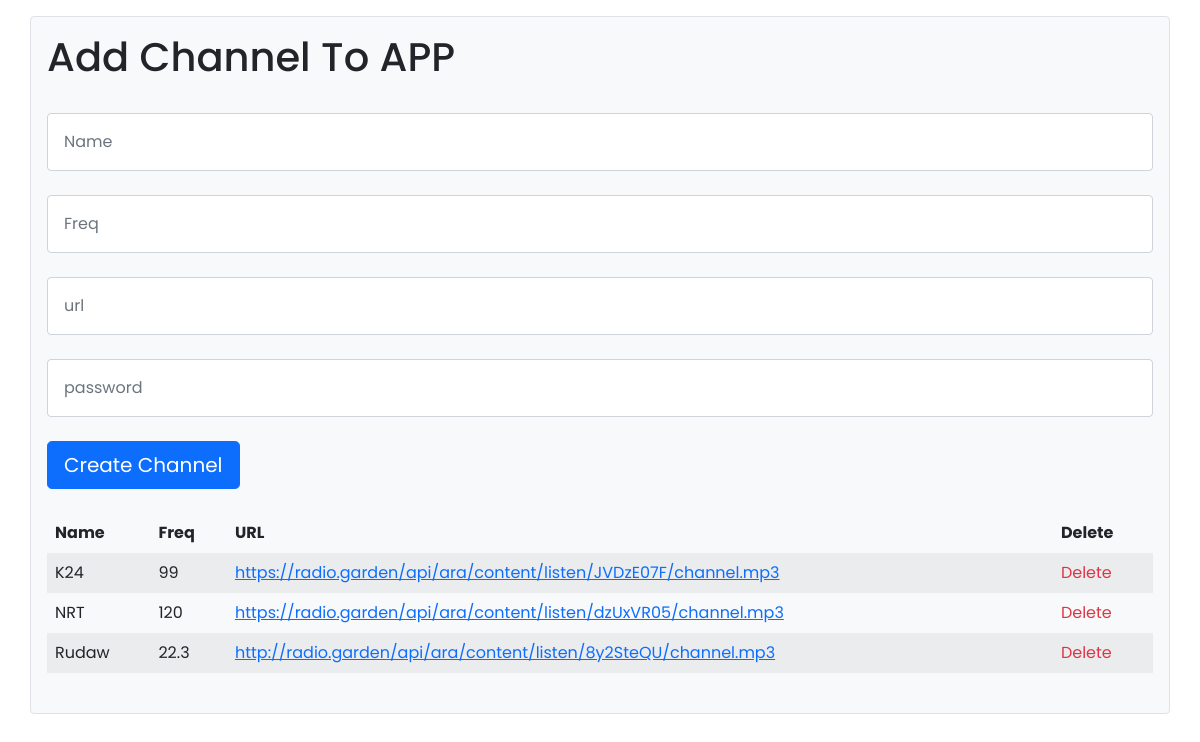
The page /api/index.php on the database its author committed.
### tables this page shows
CREATE TABLE `radio` (
  `id` int(11) NOT NULL,
  `name` varchar(255) NOT NULL,
  `freq` float NOT NULL,
  `url` text NOT NULL
);

### api/index.php (the view, shortened to what this page needs)
<?php include 'includes/nav.php';?>
<div class="container bg-light p-3 my-3 rounded border">
<h1>Add Channel To APP</h1>
<br>
<form action="index.php" method="post">
    <input type="text" placeholder="Name" name="name" class="form-control p-3 ">
    <br>
    <input type="text" placeholder="Freq" name="freq" class="form-control p-3">
    <br>
    <input type="text" placeholder="url" name="url" class="form-control p-3">
    <br>
    <input type="password" placeholder="password" name="password" class="form-control p-3">
    <br>
    <button name="submit" class="btn btn-primary btn-lg">Create Channel</button>
</form>
<table class="table table-borderless table-striped table-hover my-4">
  <thead>
    <tr>
      <th scope="col">Name</th>
      <th scope="col">Freq</th>
      <th scope="col">URL</th>
      <th scope="col">Delete</th>
    </tr>
  </thead>
  <tbody>
      <?php
$query = mysqli_query($db , "SELECT * FROM `radio` ORDER BY `id` DESC");
while($row = mysqli_fetch_assoc($query)){?>
    <tr>
      <td><?php echo $row['name'];?></td>
      <td><?php echo $row['freq'];?></td>
      <td><a href="<?php echo $row['url'];?>"><?php echo $row['url'];?></a></td>
      <td><span style="cursor: pointer;" class="text-danger" data-bs-toggle="modal" data-bs-target="#delete<?php echo $row['id'];?>">Delete</span></td>
    </tr>
    <?php } ?>
  </tbody>
</table>
</div>

### api/includes/nav.php (shortened to what this page needs)
<!DOCTYPE html>
<html lang="en">
<head>
    <link href="https://cdn.jsdelivr.net/npm/bootstrap@5.1.0/dist/css/bootstrap.min.css" rel="stylesheet">
</head>
<body>

### api/includes/nav.php (style rules this page uses)
* { font-family: 'Poppins', sans-serif !important; }

### rows shown on the page
radio: name "K24", freq "99", url "https://radio.garden/api/ara/content/listen/JVDzE07F/channel.mp3"
radio: name "NRT", freq "120", url "https://radio.garden/api/ara/content/listen/dzUxVR05/channel.mp3"
radio: name "Rudaw", freq "22.3", url "http://radio.garden/api/ara/content/listen/8y2SteQU/channel.mp3"
